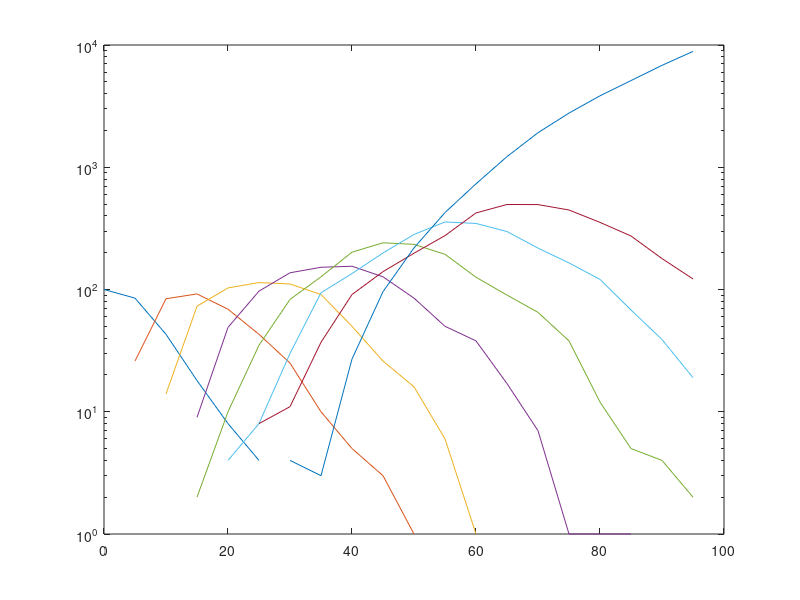

Recreate this plot in MATLAB.
%% Define Agents
Cells = cell(100000, 4);% create cell array , 100000 cells? Start of life, Class, Cause of death, End of life
InitCells = 100; %initial number of cells
Class = 1; %% Initialize Class(first guys in are class 1
dN = 50; %% Initialize stop parameter
Ncells0 = 0; %% Initialize previous number of cells, before the exp there were 0...
for i = 1:InitCells %%Create initial conditions
    Cells{i,1} = 0;
    Cells{i,2} = Class;
end
Ncells = InitCells; 
% Generate Random rates
Maxtime = 100; %%define stop time
Maxclass = 8; %maximal detectable division class
while(dN > 0); %while there are new cells to deal with, and these cells are not going to outlive the exp
    dN = Ncells-Ncells0;
    tdeath = gamrnd(3,8,Ncells, 1); %generate two random times for death/proli
    tproli = gamrnd(3,4,Ncells, 1);
    Ncells0 = Ncells;
    for i = 1:Ncells0 %run up to the last iterations number of cells

        
        if(isempty(Cells{i,3})) %%if the cells havent died/proli yet
            if((tdeath(i)<tproli(i)) && (Cells{i,1}<Maxtime)) %cell dies if tdeath<tproli
               Cells{i,3} = 'Dead';
               Cells{i,4} = Cells{i,1}+tdeath(i);
               if(Cells{i,4}>Maxtime) %if it dies after the experiment ends, we'll see him as "alive"
                   Cells{i,3} = 'Alive';
               end;
            elseif((tdeath(i)>=tproli(i)) &&(Cells{i,1}<Maxtime)) %cell proli if tdeath>tproli
               Cells{i,3} = 'Proliferated';
               Cells{i,4} = Cells{i,1}+tproli(i);
               if(Cells{i,4}>Maxtime)%if it proli after the experiment ends, we'll see him as "alive"
                   Cells{i,3} = 'Alive';
               else
               Cells{Ncells+1,2} = min(Cells{i,2}+1, Maxclass); %update newborn cells. if their class would 
               Cells{Ncells+2,2} = min(Cells{i,2}+1, Maxclass); %not be detectable we'll put them in Maxclass
               Cells{Ncells+1,1} = Cells{i,4}; %Newborn's time of birth is mother's time of proliferation.
               Cells{Ncells+2,1} = Cells{i,4};
               Ncells = Ncells+2;
               end
            elseif(Cells{i,1}>=Maxtime) %any cell that lives longer then our 
               Cells{i,3} = 'Alive'; %experiment time would be alive when we measure 
               Cells{i,4} = Maxtime; %and would have the time Maxtime;
            end
        end
    end
end

 
%% Plot live cells/time
Maxtp = 20; %How many timepoint do we want?
Alive = zeros(Maxtp,1); %Init Alive at each timepoint
for tp = 0:(Maxtp-1);
    t = tp*(Maxtime/Maxtp);
    for i = 1:Ncells
        if((Cells{i,1}<=t)&&(Cells{i,4}>t))
            Alive(tp+1,1) = Alive(tp+1,1)+1;
        end    
    end;
end
plot((0:(Maxtp-1))*(Maxtime/Maxtp),Alive);
figure(gcf);


%% Plot CFSE data
Maxtp = 20; %How many timepoint do we want?
CellsPerClass = zeros(Maxtp,Maxclass); %Init Alive at each timepoint
for tp = 0:(Maxtp-1);
    t = tp*(Maxtime/Maxtp);
    for i = 1:Ncells
        if((Cells{i,1}<=t)&&(Cells{i,4}>t))
           CellsPerClass(tp+1, [Cells{i,2}])= CellsPerClass(tp+1, [Cells{i,2}])+1;
        end    
    end;
end
semilogy((0:(Maxtp-1))*(Maxtime/Maxtp),CellsPerClass);
%plot((0:(Maxtp-1))*(Maxtime/Maxtp),CellsPerClass);
figure(gcf);